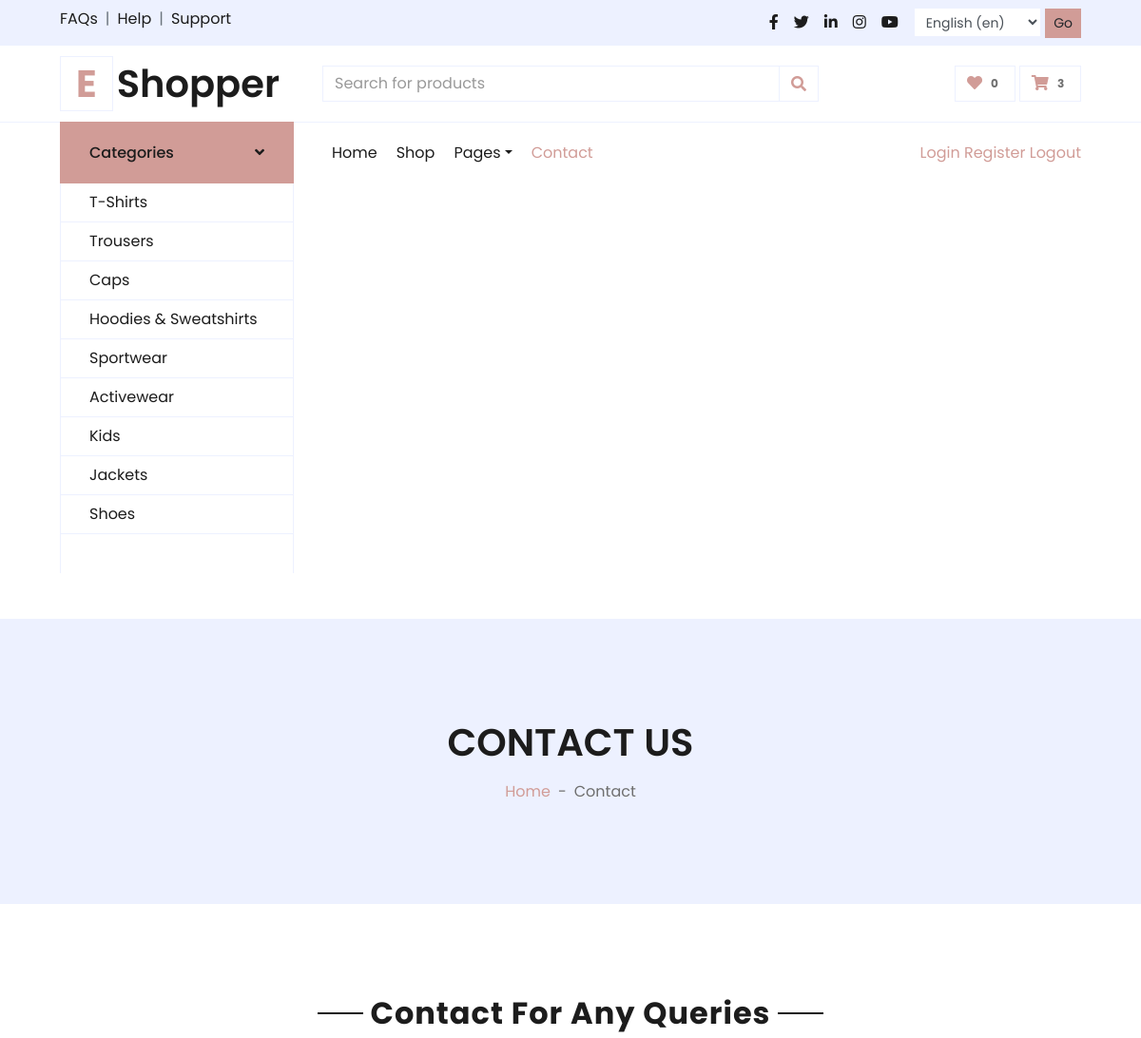
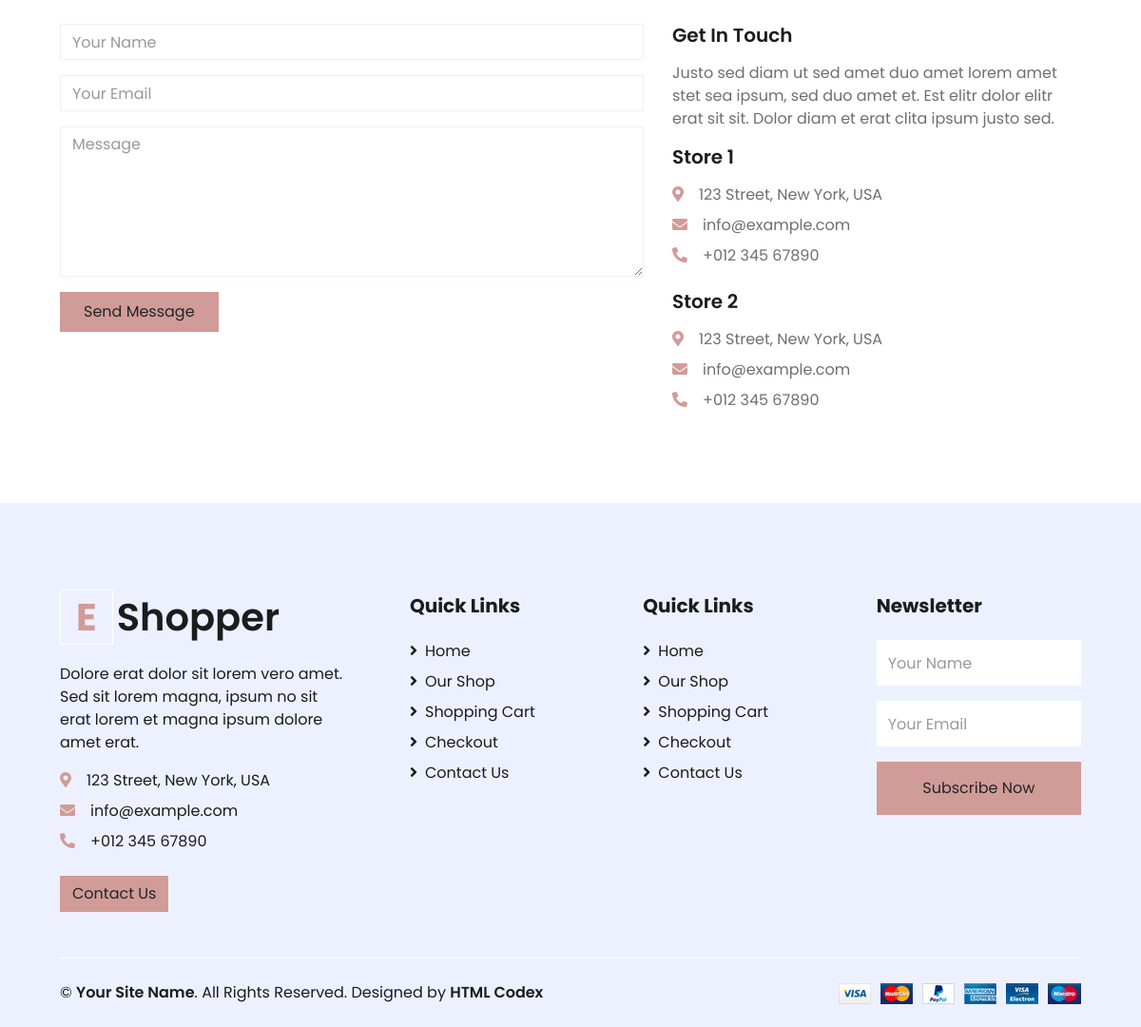
The app's page /en/contact/ (signed in) with its own data (2 pictures, top to bottom).
### main/models.py (models this page shows, shortened)
class Category(models.Model):
    name = models.CharField('Category name', max_length=60)

class Info(models.Model):
    text = models.TextField('Info text')
    address = models.TextField(max_length=60)
    phone = models.CharField(max_length=60)
    email = models.EmailField()

### main/views.py (the view)
# urls.py: path('contact/', views.contact, name='contact'),
def contact(request):
    if request.method == 'POST':
        name = request.POST.get('name')
        email = request.POST.get('email')
        message = request.POST.get('message')
        Contact.objects.create(name=name, email=email, text=message)
        return redirect('contact')
    info = Info.objects.first()
    category_list = Category.objects.all()
    cart_list = Cart.objects.filter(user=request.user) if request.user.is_authenticated else []
    cart_list_count = get_items_count_in_cart(request.user)[0]
    return render(request, 'contact.html', context={
        'nav_item': 'contact',
        'category_list': category_list,
        'cart_list_count':cart_list_count,
        'cart_list': cart_list,
        'info': info
    })

### main/views.py (called while the page is built)
def get_items_count_in_cart(user=None):
    count_sum = 0
    price_sum = 0
    if user and user.is_authenticated:
        cart_items = Cart.objects.filter(user=user)
    else:
        cart_items = Cart.objects.none()
    for item in cart_items:
        count_sum += item.count
        price_sum += item.total_price
    return [count_sum, price_sum]

### main/templates/contact.html (shortened to what this page needs)
{% extends 'base.html' %}
{% block body %}
    <div class="container-fluid bg-secondary mb-5">
        <div class="d-flex flex-column align-items-center justify-content-center" style="min-height: 300px">
            <h1 class="font-weight-semi-bold text-uppercase mb-3">Contact Us</h1>
            <div class="d-inline-flex">
                <p class="m-0"><a href="{% url 'index' %}">Home</a></p>
                <p class="m-0 px-2">-</p>
                <p class="m-0">Contact</p>
            </div>
        </div>
    </div>
    <div class="container-fluid pt-5">
        <div class="text-center mb-4">
            <h2 class="section-title px-5"><span class="px-2">Contact For Any Queries</span></h2>
        </div>
        <div class="row px-xl-5">
            <div class="col-lg-7 mb-5">
                <div class="contact-form">
                    <form name="sentMessage" id="contactForm" novalidate="novalidate" method="post">
                        <div class="control-group">
                            <input type="text" class="form-control" id="name" placeholder="Your Name"
                                required="required" data-validation-required-message="Please enter your name" />
                        </div>
                        <div class="control-group">
                            <input type="email" class="form-control" id="email" placeholder="Your Email"
                                required="required" data-validation-required-message="Please enter your email" />
                        </div>
                        <div class="control-group">
                            <textarea class="form-control" rows="6" id="message" placeholder="Message"
                                required="required"
                                data-validation-required-message="Please enter your message"></textarea>
                        </div>
                        <div>
                            <button class="btn btn-primary py-2 px-4" type="submit" id="sendMessageButton">Send
                                Message</button>
                        </div>
                    </form>
                </div>
            </div>
            <div class="col-lg-5 mb-5">
                <h5 class="font-weight-semi-bold mb-3">Get In Touch</h5>
                <p>Justo sed diam ut sed amet duo amet lorem amet stet sea ipsum, sed duo amet et. Est elitr dolor elitr erat sit sit. Dolor diam et erat clita ipsum justo sed.</p>
                <div class="d-flex flex-column mb-3">
                    <h5 class="font-weight-semi-bold mb-3">Store 1</h5>
                    <p class="mb-2"><i class="fa fa-map-marker-alt text-primary mr-3"></i>123 Street, New York, USA</p>
                    <p class="mb-2"><i class="fa fa-envelope text-primary mr-3"></i>info@example.com</p>
                    <p class="mb-2"><i class="fa fa-phone-alt text-primary mr-3"></i>+012 345 67890</p>
                </div>
                <div class="d-flex flex-column">
                    <h5 class="font-weight-semi-bold mb-3">Store 2</h5>
                    <p class="mb-2"><i class="fa fa-map-marker-alt text-primary mr-3"></i>123 Street, New York, USA</p>
                    <p class="mb-2"><i class="fa fa-envelope text-primary mr-3"></i>info@example.com</p>
                    <p class="mb-0"><i class="fa fa-phone-alt text-primary mr-3"></i>+012 345 67890</p>
                </div>
            </div>
        </div>
    </div>
{% endblock %}

### main/templates/base.html (shortened to what this page needs)
{% load i18n %}
{% load static %}
<!DOCTYPE html>
<html lang="en">
<head>
    <link href="https://cdnjs.cloudflare.com/ajax/libs/font-awesome/5.10.0/css/all.min.css" rel="stylesheet">
    <link href="{% static 'lib/owlcarousel/assets/owl.carousel.min.css' %}" rel="stylesheet">
    <link href="{% static 'css/style.css' %}" rel="stylesheet">
</head>
<body>
<div class="container-fluid">
    <div class="row bg-secondary py-2 px-xl-5">
        <div class="col-lg-6 d-none d-lg-block">
            <div class="d-inline-flex align-items-center">
                <a class="text-dark" href="{% url 'contact' %}">FAQs</a>
                <span class="text-muted px-2">|</span>
                <a class="text-dark" href="{% url 'contact' %}">Help</a>
                <span class="text-muted px-2">|</span>
                <a class="text-dark" href="{% url 'contact' %}">Support</a>
            </div>
        </div>
        <div class="col-lg-6 text-center text-lg-right">
            <div class="d-inline-flex align-items-center">
                <a class="text-dark px-2" href="https://www.facebook.com/?locale=ru_RU">
                    <i class="fab fa-facebook-f"></i>
                </a>
                <a class="text-dark px-2" href="https://x.com/">
                    <i class="fab fa-twitter"></i>
                </a>
                <a class="text-dark px-2" href="https://www.linkedin.com/">
                    <i class="fab fa-linkedin-in"></i>
                </a>
                <a class="text-dark px-2" href="https://www.instagram.com/">
                    <i class="fab fa-instagram"></i>
                </a>
                <a class="text-dark pl-2" href="https://www.youtube.com/">
                    <i class="fab fa-youtube"></i>
                </a>
                <form action="{% url 'set_language' %}" method="post" class="ml-3">{% csrf_token %}
                    <select name="language" class="form-control form-control-sm d-inline-block w-auto">
                        {% get_current_language as LANGUAGE_CODE %}
                        {% get_available_languages as LANGUAGES %}
                        {% get_language_info_list for LANGUAGES as languages %}
                        {% for language in languages %}
                        <option value="{{ language.code }}"{% if language.code == LANGUAGE_CODE %} selected{% endif %}>
                            {{ language.name_local }} ({{ language.code }})
                        </option>
                        {% endfor %}
                    </select>
                    <input type="submit" value="Go" class="btn btn-sm btn-primary">
                </form>
            </div>
        </div>
    </div>
    <div class="row align-items-center py-3 px-xl-5">
        <div class="col-lg-3 d-none d-lg-block">
            <a href="" class="text-decoration-none">
                <h1  class="m-0 display-5 font-weight-semi-bold"><span class="text-primary font-weight-bold border px-3 mr-1">E</span>Shopper</h1>
            </a>
        </div>
        <div class="col-lg-6 col-6 text-left">
            <form action="{% url 'shop' %}" method="GET">
                <div class="input-group">
                    <input type="text" class="form-control" name="search" placeholder="Search for products" value="{{ request.GET.search }}">
                    <div class="input-group-append">
                        <button type="submit" class="input-group-text bg-transparent text-primary">
                            <i class="fa fa-search"></i>
                        </button>
                    </div>
                </div>
            </form>
        </div>
        <div class="col-lg-3 col-6 text-right">
            <a href="" class="btn border">
                <i class="fas fa-heart text-primary"></i>
                <span class="badge">0</span>
            </a>
            <a href="{% url 'cart' %}" class="btn border">
                <i class="fas fa-shopping-cart text-primary"></i>
                <span class="badge">{{ cart_list.count }}</span>
            </a>
        </div>
    </div>
</div>
    <div class="container-fluid mb-5">
        <div class="row border-top px-xl-5">
            <div class="col-lg-3 d-none d-lg-block">
                <a class="btn shadow-none d-flex align-items-center justify-content-between bg-primary text-white w-100" data-toggle="collapse" href="#navbar-vertical" style="height: 65px; margin-top: -1px; padding: 0 30px;">
                    <h6 class="m-0">Categories</h6>
                    <i class="fa fa-angle-down text-dark"></i>
                </a>
                <nav class="collapse show navbar navbar-vertical navbar-light align-items-start p-0 border border-top-0 border-bottom-0" id="navbar-vertical">
                    <div class="navbar-nav w-100 overflow-hidden" style="height: 410px">
                        {% for i in category_list %}
                            <a href="{% url 'shop_filter' i.id %}" class="nav-item nav-link">{{ i.name }}</a>
                        {% endfor %}
                </nav>
            </div>
            <div class="col-lg-9">
                <nav class="navbar navbar-expand-lg bg-light navbar-light py-3 py-lg-0 px-0">
                    <div class="collapse navbar-collapse justify-content-between" id="navbarCollapse">
                        <div class="navbar-nav mr-auto py-0">
                            <a href="{% url 'index' %}" class="nav-item nav-link {% if nav_item == 'index' %}active{% endif %}">Home</a>
                            <a href="{% url 'shop' %}" class="nav-item nav-link {% if nav_item == 'shop' %}active{% endif %}">Shop</a>
                            <div class="nav-item dropdown">
                                <a href="#" class="nav-link dropdown-toggle {% if nav_item == 'cart' or nav_item == 'checkout' %}active{% endif %}" data-toggle="dropdown">Pages</a>
                            </div>
                            <a href="{% url 'contact' %}" class="nav-item nav-link {% if nav_item == 'contact' %}active{% endif %}">Contact</a>
                        </div>
                        <div class="auth-links">
                            <a href="{% url 'login' %}" class="login-btn">Login</a>
                            <a href="{% url 'register' %}" class="register-btn">Register</a>
                            {% if user.is_authenticated %}
                                <a href="{% url 'logout' %}" class="logout-btn">Logout</a>
                            {% endif %}
                        </div>
                    </div>
                </nav>
            </div>
        </div>
    </div>
    {% block body %}{% endblock %}
    <div class="container-fluid bg-secondary text-dark mt-5 pt-5">
        <div class="row px-xl-5 pt-5">
            <div class="col-lg-4 col-md-12 mb-5 pr-3 pr-xl-5">
                <a href="" class="text-decoration-none">
                    <h1 class="mb-4 display-5 font-weight-semi-bold">
                        <span class="text-primary font-weight-bold border border-white px-3 mr-1">E</span>Shopper
                    </h1>
                </a>
                <p>{{ info.text }}</p>
                <p  class="mb-2"><i class="fa fa-map-marker-alt text-primary mr-3"></i>{{ info.address }}</p>
                <p class="mb-2"><i class="fa fa-envelope text-primary mr-3"></i>{{ info.email }}</p>
                <p class="mb-2"><i class="fa fa-phone-alt text-primary mr-3"></i>{{ info.phone }}</p>
                <a href="{% url 'contact' %}" class="btn btn-primary mt-3">Contact Us</a>
            </div>
            <div class="col-lg-8 col-md-12">
                <div class="row">
                    <div class="col-md-4 mb-5">
                        <h5 class="font-weight-bold text-dark mb-4">Quick Links</h5>
                        <div class="d-flex flex-column justify-content-start">
                            <a class="text-dark mb-2" href="{% url 'index' %}"><i class="fa fa-angle-right mr-2"></i>Home</a>
                            <a class="text-dark mb-2" href="{% url 'shop' %}"><i class="fa fa-angle-right mr-2"></i>Our Shop</a>
                            <a class="text-dark mb-2" href="{% url 'cart' %}"><i class="fa fa-angle-right mr-2"></i>Shopping Cart</a>
                            <a class="text-dark mb-2" href="{% url 'checkout' %}"><i class="fa fa-angle-right mr-2"></i>Checkout</a>
                            <a class="text-dark" href="{% url 'contact' %}"><i class="fa fa-angle-right mr-2"></i>Contact Us</a>
                        </div>
                    </div>
                    <div class="col-md-4 mb-5">
                        <h5 class="font-weight-bold text-dark mb-4">Quick Links</h5>
                        <div class="d-flex flex-column justify-content-start">
                            <a class="text-dark mb-2" href="{% url 'index' %}"><i class="fa fa-angle-right mr-2"></i>Home</a>
                            <a class="text-dark mb-2" href="{% url 'shop' %}"><i class="fa fa-angle-right mr-2"></i>Our Shop</a>
                            <a class="text-dark mb-2" href="{% url 'cart' %}"><i class="fa fa-angle-right mr-2"></i>Shopping Cart</a>
                            <a class="text-dark mb-2" href="{% url 'checkout' %}"><i class="fa fa-angle-right mr-2"></i>Checkout</a>
                            <a class="text-dark" href="{% url 'contact' %}"><i class="fa fa-angle-right mr-2"></i>Contact Us</a>
                        </div>
                    </div>
                    <div class="col-md-4 mb-5">
                        <h5 class="font-weight-bold text-dark mb-4">Newsletter</h5>
                        <form action="">
                            <div class="form-group">
                                <input type="text" class="form-control border-0 py-4" placeholder="Your Name" required="required" />
                            </div>
                            <div class="form-group">
                                <input type="email" class="form-control border-0 py-4" placeholder="Your Email"
                                    required="required" />
                            </div>
                            <div>
                                <button class="btn btn-primary btn-block border-0 py-3" type="submit">Subscribe Now</button>
                            </div>
                        </form>
                    </div>
                </div>
            </div>
        </div>
        <div class="row border-top border-light mx-xl-5 py-4">
            <div class="col-md-6 px-xl-0">
                <p class="mb-md-0 text-center text-md-left text-dark">
                    &copy; <a class="text-dark font-weight-semi-bold" href="#">Your Site Name</a>. All Rights Reserved. Designed
                    by
                    <a class="text-dark font-weight-semi-bold" href="https://htmlcodex.com">HTML Codex</a>
                </p>
            </div>
            <div class="col-md-6 px-xl-0 text-center text-md-right">
                <img class="img-fluid" src="img/payments.png" alt="">
            </div>
        </div>
    </div>
</body>
</html>

### records on screen
Category: name "T-Shirts"
Category: name "Trousers"
Category: name "Caps"
Category: name "Hoodies & Sweatshirts"
Category: name "Sportwear"
Category: name "Activewear"
Category: name "Kids"
Category: name "Jackets"
Category: name "Shoes"
Info: text "Dolore erat dolor sit lorem vero amet. Sed sit lorem magna, ipsum no sit erat lorem et magna ipsum dolore amet erat.", address "123 Street, New York, USA", email "info@example.com", phone "+012 345 67890"

### other values on screen
{{ cart_list.count }} "3"
form field language "English (en)"
